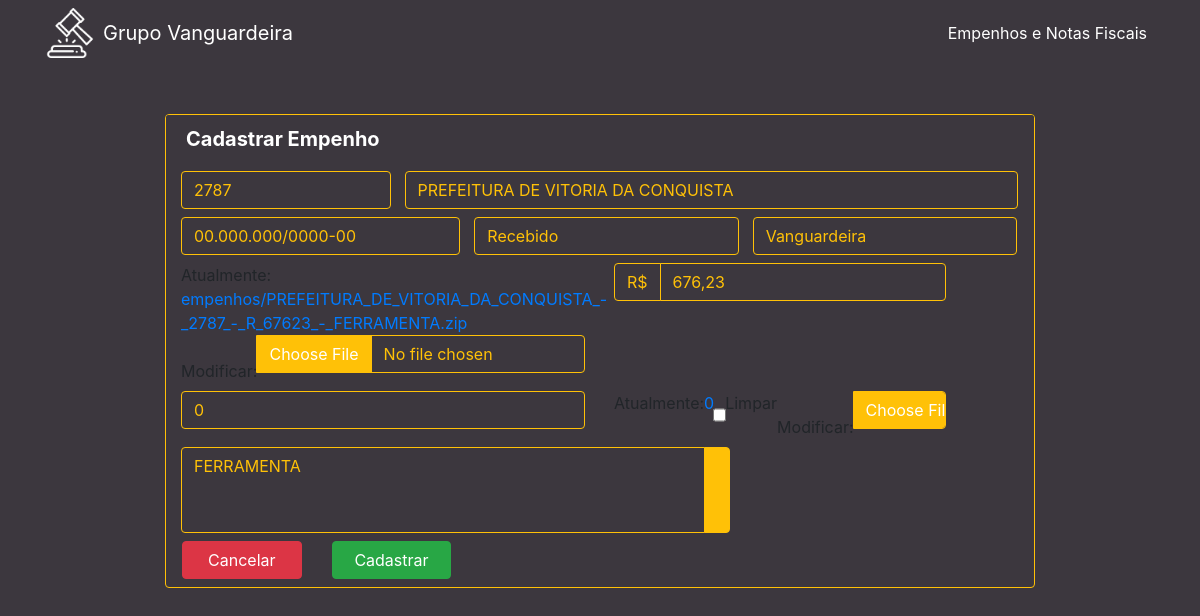
/edit/441/, run on an earlier commit of the app's database.
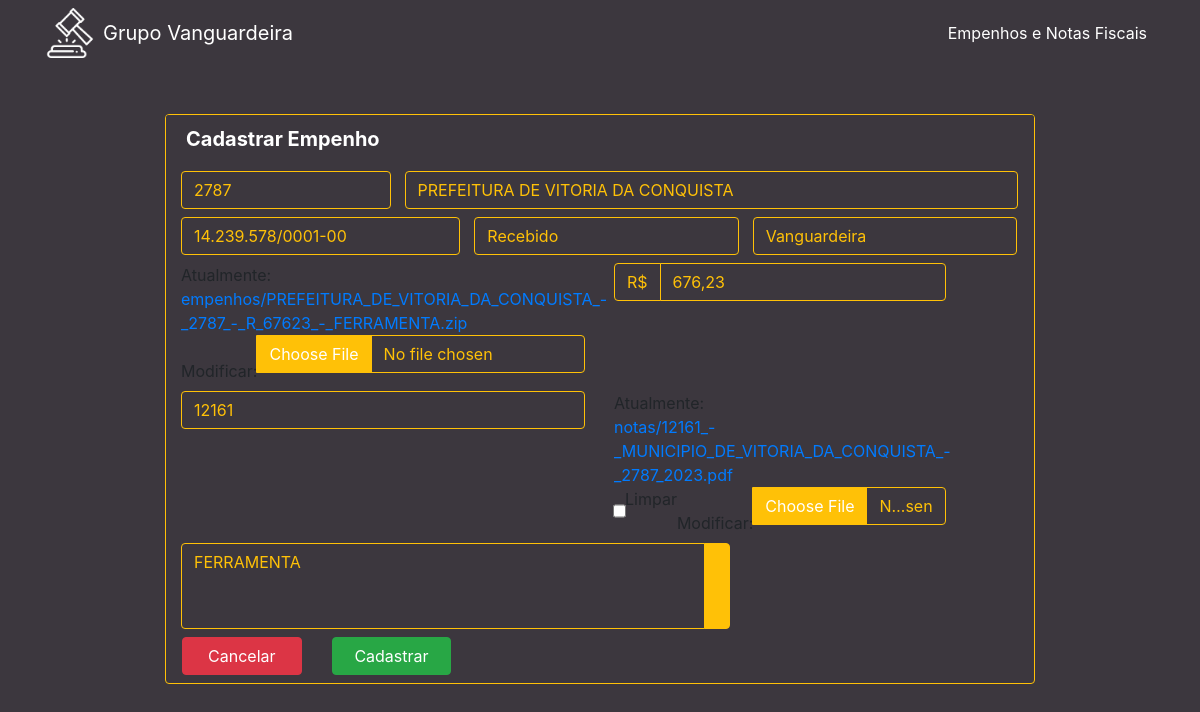
And on a later commit of the database.
### cliente/models.py (models this page shows, shortened)
class Cliente(models.Model):
    numero = models.CharField(max_length=255)
    nome = models.CharField(max_length=255)
    cnpj = models.CharField(max_length=255)
    data_criacao = models.DateTimeField(default=timezone.now)
    categoria = models.ForeignKey(Categoria, on_delete=models.DO_NOTHING)
    empresa = models.ForeignKey(Empresa, on_delete=models.DO_NOTHING)
    empenho = models.FileField(upload_to='empenhos/', max_length=500)
    nfe = models.FileField(upload_to='notas/', max_length=500, default='0', blank=True)
    n_nfe = models.CharField(max_length=255, blank=True)
    descricao = models.TextField(blank=True)
    valor = models.CharField(max_length=255)

### cliente/views.py (the view)
# urls.py: path('edit/<int:pk>/', views.edit, name="edit"),
def edit(request, pk):
    cliente = Cliente.objects.get(pk=pk)
    form = ClienteForm(instance=cliente)
    return render(request, 'cliente/form.html', {'cliente': cliente, 'form': form})

### cliente/form.py
class ClienteForm(ModelForm):
    class Meta:
        model = Cliente
        fields = ['numero', 'nome', 'cnpj', 'data_criacao', 'categoria', 'empresa', 'empenho', 'descricao', 'valor', 'nfe', 'n_nfe']
    def __init__(self, *args, **kwargs):
        super(ClienteForm, self).__init__(*args, **kwargs)
        for field in self.fields:
            self.fields[field]. widget.attrs.update({'class': 'form-control'})

### cliente/models.py (called while the page is built)
    def __str__(self):
        return self.nome

    def __str__(self):
        return self.nome

### cliente/templates/cliente/form.html (shortened to what this page needs)
{% extends 'base.html' %}
{% load widget_tweaks %}
{% block conteudo %}
    <div class="container col-lg-12 center mt-5 w-75">
        <div class="card card-primary card-formulario">
            <div class="card-header">
                <h5 class="card-title mb-0">
                    Cadastrar Empenho
                </h5>
            </div>
            <form action="{% if cliente %}/cliente/update/{{cliente.id}}/{% else %}/cliente/create/{% endif %}" method="POST" enctype="multipart/form-data">
                  <div class="input-group col-12 p-15 my-2">
                    <div class="input-group col-3 p-0">
                      {% render_field form.numero name="numero" type="name" placeholder="Nº Empenho" autocomplete="off"%}
                    </div>
                    <div class="input-group col-9 pr-0">
                      {% render_field form.nome name="nome" id="nome" type="name" placeholder="Nome do cliente" autocomplete="off"%}
                    </div>
                  </div>
                  <div class="input-group col-12 mb-2 p-15">
                    <div class="input-group col-4 p-0" >
                      {% render_field form.cnpj type="text" onblur="checkCnpj(this.value)" id="cpfcnpj" placeholder="CNPJ" autocomplete="off"%}
                    </div>
                    <div class="input-group col-4 pr-0">
                      {% render_field form.categoria name="categoria" id="categoria" placeholder="Categoria" autocomplete="off"%}
                    </div>
                    <div class="input-group col-4 pr-0">
                      {% render_field form.empresa name="empresa" id="empresa" placeholder="Empresa" autocomplete="off"%}
                    </div>
                  </div>
                  <div class="input-group col-12 p-0">
                    <div class="input-group col-6 p-15 mb-2" >
                      {% render_field form.empenho name="empenho" type="file" placeholder="Empenho" autocomplete="off"%}
                    </div>
                    <div class="input-group col-5 p-15 mb-2" >
                      <span class="input-group-text valor" id="span-valor">R$</span>
                      {% render_field form.valor name="valor" type="text" id="valor" placeholder="Valor do empenho" autocomplete="off"%}
                    </div>
                  </div>
                  <div class="input-group col-12 p-0">
                    <div class="input-group col-6 p-15 mb-2" >
                      {% render_field form.n_nfe name="n_nfe" type="name" placeholder="Nº Nota" autocomplete="off"%}
                    </div>
                    <div class="input-group col-5 p-15 mb-2" >
                      {% render_field form.nfe name="nfe" type="file" value="0" placeholder="Nfe" autocomplete="off"%}
                    </div>
                  </div>
                  <div class="input-group col-8 p-15 mb-2" >
                    {% render_field form.descricao rows="3" style="resize:none;" placeholder="Observações..." type="text" autocomplete="off"%}
                    <div class="input-group-append">
                      <div class="input-group-text">
                      </div>
                    </div>
                  </div>
                <div class="row">
                    <div class="col-2 mb-2 ml-3">
                      <a class="btn btn-danger btn-block" href="{{ request.META.HTTP_REFERER }}">Cancelar</a>
                    </div>
                    <div class="col-2 m-0">
                      <button type="submit" class="btn btn-success btn-block" id="submit_button" >Cadastrar</button>
                    </div>
                </div>
            </form>
        </div>
    </div>
{% endblock %}

What changed in the data, as far as the page shows it:
changed Cliente "PREFEITURA DE VITORIA DA CONQUISTA": cnpj "00.000.000/0000-00" → "14.239.578/0001-00"; n_nfe "0" → "12161"
Also different on the page:
text no longer shown: "Atualmente: 0 Limpar Modificar:"
text now shown: "Atualmente: notas/12161_-_MUNICIPIO_DE_VITORIA_DA_CONQUISTA_-_2787_2023.pdf Limpar Modificar:"
